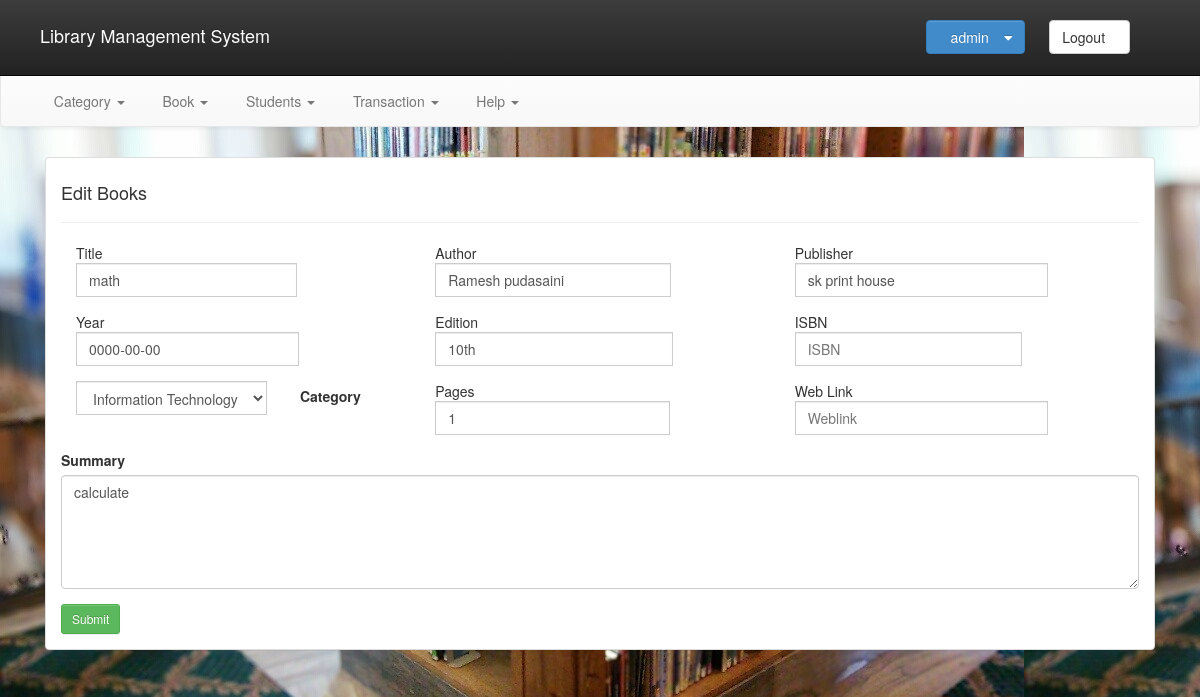
Page /editbook.php?book_id=9 (signed in) on the committed database.
### tables this page shows
CREATE TABLE `book` (
  `book_id` int(11) NOT NULL AUTO_INCREMENT,
  `author` varchar(50) NOT NULL,
  `Publisher` varchar(50) NOT NULL,
  `Year` date NOT NULL,
  `Edition` varchar(50) NOT NULL,
  `summary` text NOT NULL,
  `ISBN` varchar(50) NOT NULL,
  `pages` int(11) NOT NULL,
  `weblink` varchar(50) NOT NULL,
  `title` varchar(50) NOT NULL,
  `category` varchar(50) NOT NULL,
  PRIMARY KEY (`book_id`)
);

### classes/Books.php (called while the page is built, shortened)
<?php
class Books
{
    private $id;
public function setId($id)
{
    $this->id = $id;
}
    function editFetch(){
        $query = "select * from book where `book_id`=$this->id";
        $result = mysql_query($query);
        return $result;
    }
}

### editbook.php (the view, shortened to what this page needs)
<?php
include_once('classes/Books.php');
$bookId = $_GET['book_id'];
$book = new Books();
$book->setId($bookId);
$main_data = $book->editFetch();
$res = mysql_fetch_array($main_data);
include'includes/header.php';
?>
<div class="container" style="margin-top:30px">
<div class="row">
<div class="col-lg-12">
<div class="col-lg-12">
    <div class="panel panel-default">
        <div class="panel-body">
            <div class="page-header" style="margin-top: 0px">
                <h4> Edit Books</h4>
            </div>
            <form action="bookEdit_action.php?id=<?php echo ($res['book_id']); ?>" method="post">
                <div class="col-lg-4">
                    <div class="input-group" style="margin-bottom: 15px;">
                      Title
                        <input class="form-control" name="title" type="text" placeholder="Title"
                               required="required" value="<?php echo ($res['title']); ?>">
                    </div>
                </div>
                <div class="col-lg-4">
                    <div class="input-group" style="margin-bottom: 15px;">
                       Author
                        <input class="form-control" name="author" type="text" placeholder="Author"
                               required="required" value="<?php echo ($res['author']); ?>">
                    </div>
                </div>
                <div class="col-lg-4" style="margin-bottom: 15px;">
                    <div class="input-group">
                      Publisher
                        <input class="form-control" name="publisher" type="text" placeholder="publisher"
                               required="required"  value="<?php echo ($res['Publisher']); ?>" >
                    </div>
                </div>
                <div class="row">
                    <div class="col-lg-12">
                        <div class="col-lg-4" style="margin-bottom: 15px;">
                            <div class="input-group">
                              Year
                                <input class="form-control" name="year" type="text" placeholder="Year"
                                       value="<?php echo ($res['Year']); ?>"required="required">
                            </div>
                        </div>
                        <div class="col-lg-4" style="margin-bottom: 15px;">
                            <div class="input-group">
                              Edition
                                <input class="form-control" name="edition" type="text" placeholder="Edition"
                                       value="<?php echo ($res['Edition']); ?>"    required="required">
                            </div>
                        </div>
                        <div class="col-lg-4" style="margin-bottom: 15px;">
                            <div class="input-group">
                              ISBN
                                <input class="form-control" name="ISBN" type="text" placeholder="ISBN"
                                  value="<?php echo ($res['ISBN']); ?>"  >
                            </div>
                        </div>
                    </div>
                </div>
                <div class="row">
                    <div class="col-lg-12">
                        <div class="col-lg-4" style="margin-bottom: 15px;">
                            <div class="input-group" style="float: left">
                                <select name="category" class="form-control">
                                    <?php
                                    $query ="SELECT `c_name` FROM category";
                                    $result = mysql_query($query);
                                    $num = mysql_num_rows($result);
                                    for ($j = 0; $j < $num; $j++) {
                                        $row1 = mysql_fetch_array($result);
                                        ?>
                                        <option> <?php  echo($row1['c_name']); ?></option>;
                                    <?php
                                    }
                                    ?>
                                </select>
                            </div>
                            <label for="input" style="margin-left: 10%;padding-top: 5px;">Category</label>
                        </div>
                        <div class="col-lg-4" style="margin-bottom: 15px;">
                            <div class="input-group">
                          Pages
                                <input class="form-control" name="pageNo" type="text" placeholder="page numbers"
                                       value="<?php echo ($res['pages']); ?>" >
                            </div>
                        </div>
                        <div class="col-lg-4" style="margin-bottom: 15px;">
                            <div class="input-group">
                          Web Link
                                <input class="form-control" name="weblink" type="text" placeholder="Weblink"
                                       value="<?php echo ($res['weblink']); ?>"   >
                            </div>
                        </div>
                        <div class="form-group">
                            <label for="message">Summary<span class="help-required"></span></label>
                            <textarea rows="5" name="message" id="message" class="form-control required"
                                      role="textbox" aria-required="true" required="required"><?php echo ($res['summary']); ?>
                                      </textarea>
                        </div>
                    </div>
                </div>
                <button type="submit" class="btn btn-success btn-sm">
                    Submit
                </button>
            </form>
        </div>
    </div>
</div>
</div>
</div>
</div>
</body>
</html>

### css/style.css (style rules this page uses)
.page-header { margin-top: 0px; }
.panel-body { padding-top: 0px; }
html, body { margin-bottom: -20px; }
body { font-family:roboto,Arial,sans-serif; padding-top: 40px; background-image:url('../images/background.jpg'); }

### includes/header.php (style rules this page uses)
body { font-size: 140%; }

### rows in the picture
book: title "math", author "Ramesh pudasaini", publisher "sk print house", year "0000-00-00", edition "10th", pageNo "1", message "calculate"

### other values in the picture
$_SESSION['login'] "admin"
form field category "Information Technology"
